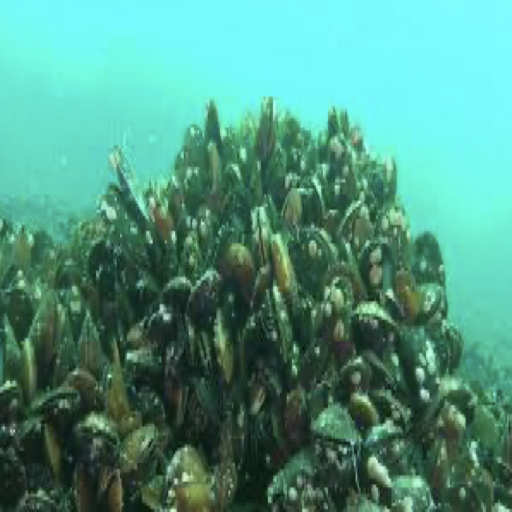
#> input picture computer-vision-hws/hw2/data/train_images/musla3.png, 1024 x 1024 px, given in place of 10.png, which was not available (shown at 1/2 size)
$ python hw2_3.py   (Python 2 division)
#> lines starting #> are read from the running program, lines starting #| are printed output that depends on the picture; after the words box and inside, x2 and y2 are one past the last pixel; in counts of white or black regions, pixels touching at a corner belong together; pictures that were not available may be replaced by others from this repository, and a replacement may not be noted
import os
# from PIL import Image
import cv2
import numpy as np
import matplotlib.pyplot as plt

# Task 3
# 1) SIFT with Flann based matching

MIN_MATCH_COUNT = 2

def get_matched_coordinates(temp_img, map_img):

    sift = cv2.SIFT_create()

    kp1, des1 = sift.detectAndCompute(temp_img,None)
    kp2, des2 = sift.detectAndCompute(map_img, None)

    FLANN_INDEX_KDTREE = 0
    index_params = dict(algorithm=FLANN_INDEX_KDTREE, trees=50)
    search_params = dict(checks=1000)

    flann = cv2.FlannBasedMatcher(index_params, search_params)

    # find matches by knn which calculates point distance in 128 dim
    matches = flann.knnMatch(des1, des2, k=2)

    good = []
    for m, n in matches:
        if m.distance < 0.75 * n.distance:
            good.append(m)

    print(len(good))

    if len(good) > MIN_MATCH_COUNT:
        src_pts = np.float32(
            [kp1[m.queryIdx].pt for m in good]).reshape(-1, 1, 2)
        dst_pts = np.float32(
            [kp2[m.trainIdx].pt for m in good]).reshape(-1, 1, 2)

        # find homography
        M, mask = cv2.findHomography(src_pts, dst_pts, cv2.RANSAC, 5.0)
        matchesMask = mask.ravel().tolist()

        h, w = temp_img.shape
        pts = np.float32([[0, 0], [0, h-1], [w-1, h-1],
                          [w-1, 0]]).reshape(-1, 1, 2)
        dst = cv2.perspectiveTransform(pts, M)

        map_img = cv2.polylines(
            map_img, [np.int32(dst)], True, 255, 3, cv2.LINE_AA)

    else:
        print("Not enough matches were found - %d/%d" %
              (len(good), MIN_MATCH_COUNT))
        matchesMask = None

    draw_params = dict(matchColor=(200, 0, 200),
                       singlePointColor=None,
                       matchesMask=matchesMask,
                       flags=2)

    img3 = cv2.drawMatches(temp_img, kp1, map_img, kp2,
                           good, None, **draw_params)

    plt.imshow(img3, 'gray'), plt.axis('off'), plt.show()

    cv2.imwrite(os.path.join('resultFB.png'), img3)
    return img3

temp_img_gray = cv2.imread('MytilusEtalons/10.png', 0)
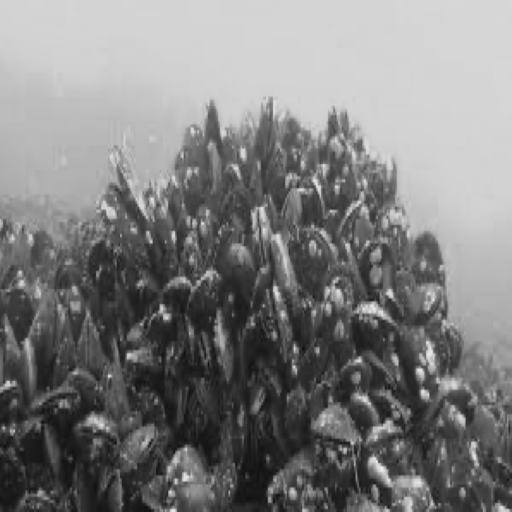
#> temp_img_gray: shape (1024, 1024) (shown at 1/2 size); min 11, max 239, mean 125.6
map_img_gray = cv2.imread('Mytilus/musla9.png', 0)
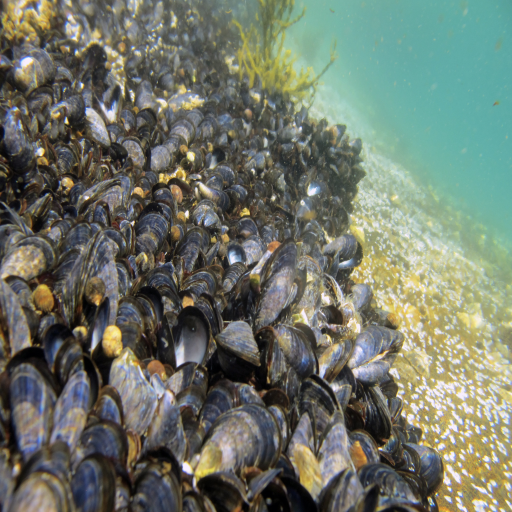
#> input picture computer-vision-hws/hw2/data/train_images/musla9.png, 1024 x 1024 px, found by its file name (shown at 1/2 size)
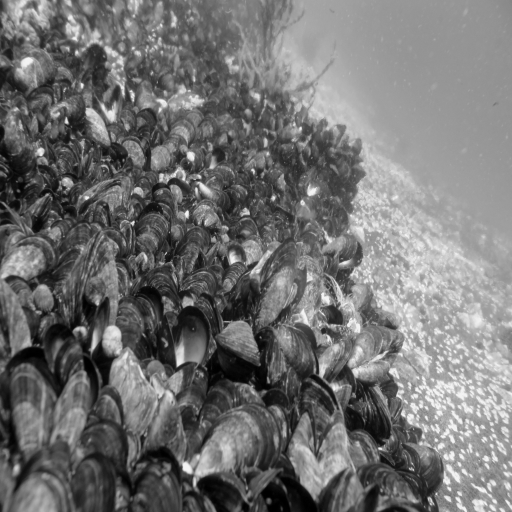
#> map_img_gray: shape (1024, 1024) (shown at 1/2 size); min 0, max 246, mean 113.6
get_matched_coordinates(temp_img_gray, map_img_gray)
#> in get_matched_coordinates, `kp1, des1 = sift.detectAndCompute(temp_img,None)`: kp1 = 2677 keypoints; strongest (x, y, size): (848, 787, 12.6), (839, 744, 11.4), (780, 587, 10.4), (333, 634, 10)
#> in get_matched_coordinates, `kp2, des2 = sift.detectAndCompute(map_img, None)`: kp2 = 8963 keypoints; strongest (x, y, size): (133, 243, 5.6), (332, 506, 2), (373, 935, 13.5), (266, 446, 5.1)
#> in get_matched_coordinates, `matches = flann.knnMatch(des1, des2, k=2)`: matches = 2677 matches
#> after the loop in get_matched_coordinates, `for m, n in matches:`: good = 13 matches
#| 13
#> in get_matched_coordinates, `src_pts = np.float32( [kp1[m.queryIdx].pt for m in good]).reshape(-1, ..`: src_pts = 13 rows, first 8: [7.17, 855.7], [16.1, 692.9], [110.8, 502.2], [252.4, 992.9], [283.7, 721.8], [327.5, 378.2], [444.4, 276.6], [643.9, 1004.3]
#> in get_matched_coordinates, `dst_pts = np.float32( [kp2[m.trainIdx].pt for m in good]).reshape(-1, ..`: dst_pts = 13 rows, first 8: [33.52, 363], [241.9, 121.6], [118.6, 132.2], [468.5, 346], [884.4, 970.6], [701, 423.4], [628.7, 994.7], [586.9, 793.2]
#> in get_matched_coordinates, `M, mask = cv2.findHomography(src_pts, dst_pts, cv2.RANSAC, 5.0)`: M = [[-0.111, 0.0564, 87.32], [-0.108, 0.00257, 125.9], [-0.0011, -1.23e-05, 1]]; mask = [0, 0, 1, 0, 0, 0, 0, 0, 0, 1, 0, 1, 1]
#> in get_matched_coordinates, `dst = cv2.perspectiveTransform(pts, M)`: dst = [[87.32, 125.9], [146.9, 130.2], [-222.5, -129.9], [207, -122.2]]
#> in get_matched_coordinates, `map_img = cv2.polylines( map_img, [np.int32(dst)], True, 255, 3, cv2.L..`:
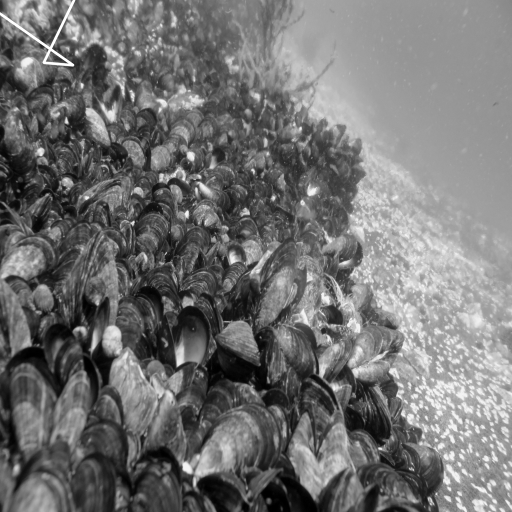
#> map_img: shape (1024, 1024) (shown at 1/2 size); 0.23% of pixels changed, all inside (x1, y1, x2, y2) = (0, 0, 152, 134)
#> in get_matched_coordinates, `draw_params = dict(matchColor=(200, 0, 200), singlePointColor=None, ma..`: draw_params = 4 items
#> in get_matched_coordinates, `img3 = cv2.drawMatches(temp_img, kp1, map_img, kp2, good, None, **draw..`:
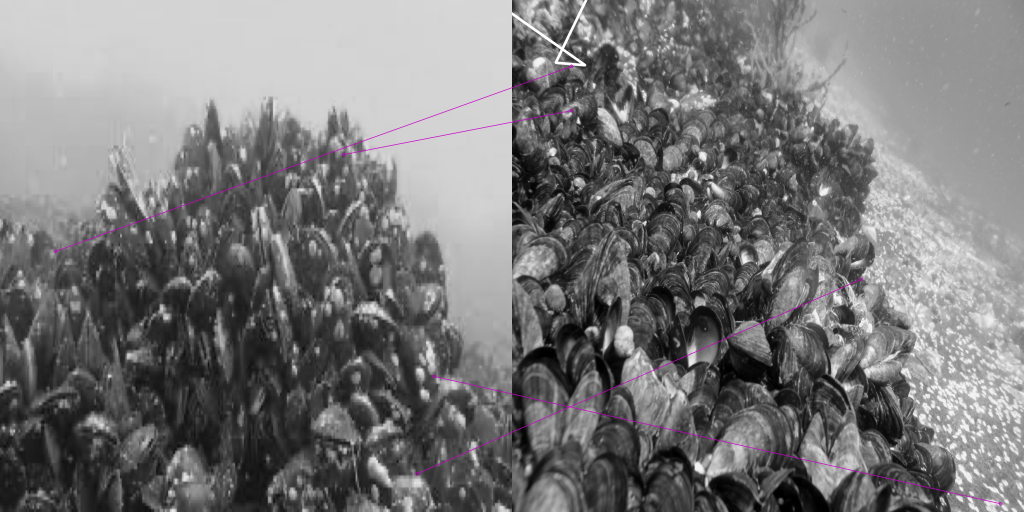
#> img3: shape (1024, 2048, 3) (shown at 1/2 size); mean of channels 0, 1, 2 120, 119.5, 120; drawn as B, G, R


# 2) ORB with BruteForce matching

img1 = cv2.imread('MytilusEtalons/10.png',0)
img2 = cv2.imread('Mytilus/musla9.png',0)

orb = cv2.ORB_create(nfeatures=500)
kp1, des1 = orb.detectAndCompute(img1, None)
#> kp1 = 500 keypoints; strongest (x, y, size): (838, 742, 111.1), (845, 782, 92.6), (846, 781, 111.1), (836, 738, 92.6)
kp2, des2 = orb.detectAndCompute(img2, None)
#> kp2 = 500 keypoints; strongest (x, y, size): (355, 726, 92.6), (356, 729, 77.1), (267, 443, 31), (134, 245, 44.6)

bf = cv2.BFMatcher(cv2.NORM_HAMMING, crossCheck=True)
matches = bf.match(des1, des2)
#> matches = 121 matches
matches = sorted(matches, key=lambda x: x.distance)

# draw first 30 matches
match_img = cv2.drawMatches(img1, kp1, img2, kp2, matches[:30], None)
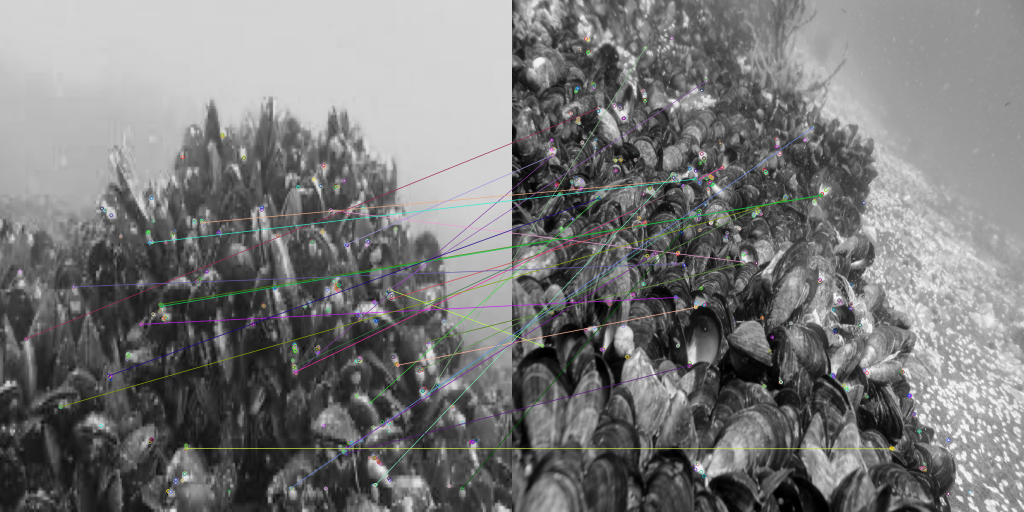
#> match_img: shape (1024, 2048, 3) (shown at 1/2 size); mean of channels 0, 1, 2 119.9, 120, 119.9; drawn as B, G, R
cv2.imwrite(os.path.join('resultORB.png'), match_img)
plt.imshow(match_img),
plt.axis('off')
plt.show()


# 3) SIFT with BruteForce matching

MIN_MATCH_COUNT = 2

def get_matched_coordinates(temp_img, map_img):
    # initiate SIFT detector
    sift = cv2.SIFT_create()

    # find the keypoints and descriptors with SIFT
    kp1, des1 = sift.detectAndCompute(temp_img,None)
    kp2, des2 = sift.detectAndCompute(map_img, None)

    bf = cv2.BFMatcher()

    # find matches by knn which calculates point distance in 128 dim
    matches = bf.knnMatch(des1, des2, k=2)
    # store all the good matches as per Lowe's ratio test.
    good = []
    for m, n in matches:
        if m.distance < 0.75*n.distance:
            good.append(m)

    print(len(good))

    if len(good) > MIN_MATCH_COUNT:
        src_pts = np.float32(
            [kp1[m.queryIdx].pt for m in good]).reshape(-1, 1, 2)
        dst_pts = np.float32(
            [kp2[m.trainIdx].pt for m in good]).reshape(-1, 1, 2)

        # find homography
        M, mask = cv2.findHomography(src_pts, dst_pts, cv2.RANSAC, 5.0)
        matchesMask = mask.ravel().tolist()

        h, w = temp_img.shape
        pts = np.float32([[0, 0], [0, h-1], [w-1, h-1],
                          [w-1, 0]]).reshape(-1, 1, 2)
        dst = cv2.perspectiveTransform(pts, M)  # matched coordinates

        map_img = cv2.polylines(
            map_img, [np.int32(dst)], True, 255, 3, cv2.LINE_AA)

    else:
        print("Not enough matches are found - %d/%d" %
              (len(good), MIN_MATCH_COUNT))
        matchesMask = None

    draw_params = dict(matchColor=(0, 255, 0),
                       singlePointColor=None,
                       matchesMask=matchesMask,
                       flags=2)

    # draw template and map image, matches, and keypoints
    img3 = cv2.drawMatches(temp_img, kp1, map_img, kp2,
                           good, None, **draw_params)

    # show and save result image
    plt.imshow(img3, 'gray'), plt.axis('off'), plt.show()
    cv2.imwrite(os.path.join('resultBF.png'), img3)
    return img3

# read images
temp_img_gray = cv2.imread('MytilusEtalons/10.png', 0)
map_img_gray = cv2.imread('Mytilus/musla9.png', 0)
get_matched_coordinates(temp_img_gray, map_img_gray)
#> in get_matched_coordinates, `kp1, des1 = sift.detectAndCompute(temp_img,None)`: kp1 = 2677 keypoints; strongest (x, y, size): (848, 787, 12.6), (839, 744, 11.4), (780, 587, 10.4), (333, 634, 10)
#> in get_matched_coordinates, `kp2, des2 = sift.detectAndCompute(map_img, None)`: kp2 = 8963 keypoints; strongest (x, y, size): (133, 243, 5.6), (332, 506, 2), (373, 935, 13.5), (266, 446, 5.1)
#> in get_matched_coordinates, `matches = bf.knnMatch(des1, des2, k=2)`: matches = 2677 matches
#> after the loop in get_matched_coordinates, `for m, n in matches:`: good = 13 matches
#| 13
#> in get_matched_coordinates, `M, mask = cv2.findHomography(src_pts, dst_pts, cv2.RANSAC, 5.0)`: mask = [0, 0, 1, 0, 0, 0, 0, 0, 0, 1, 0, 1, 1]
#> in get_matched_coordinates, `draw_params = dict(matchColor=(0, 255, 0), singlePointColor=None, matc..`: draw_params = 4 items
